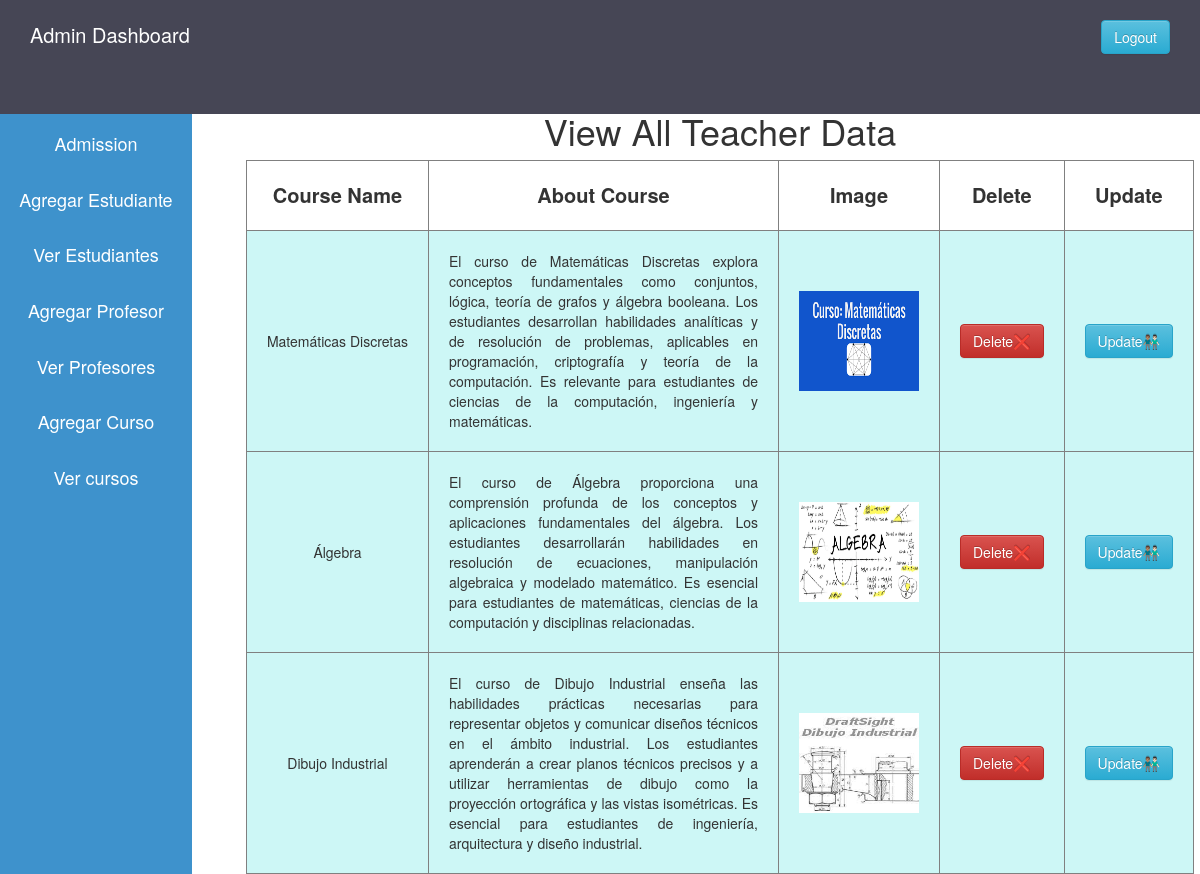
The page /admin_view_course.php (signed in) on the database its author committed.
### tables this page shows
CREATE TABLE `course` (
  `id` int(20) NOT NULL,
  `name` varchar(255) DEFAULT NULL,
  `description` varchar(500) DEFAULT NULL,
  `image` varchar(255) DEFAULT NULL
);

### admin_view_course.php (the view, shortened to what this page needs)
<?php
  $host="localhost";
  $user="root";
  $password="";
  $db="schoolproject";
  $data=mysqli_connect($host,$user,$password,$db);
  $sql="SELECT * FROM course";
  $result=mysqli_query($data,$sql);
?>
<!DOCTYPE html>
<html lang="en">
<head>
  <?php
    include 'admin_css.php';
  ?>
</head>
<body>
  <?php
    include 'admin_sidebar.php';
  ?>
  <div class="content">
    <center><br>
    <h1>View All Teacher Data</h1>
    <table border="1px">
        <tr>
          <th class="table_th" style="text-align: center;">Course Name</th>
          <th class="table_th" style="text-align: center;">About Course</th>
          <th class="table_th" style="text-align: center;">Image</th>
          <th class="table_th" style="text-align: center;">Delete</th>
          <th class="table_th" style="text-align: center;">Update</th>
        </tr>
        <?php
        while($info=$result->fetch_assoc()){
        ?>
        <tr>
            <td class="table_td" style="text-align: center;">
              <?php echo "{$info['name']}"?>
            </td>
            <td class="table_td" style="text-align: justify; width:350px;">
              <?php echo "{$info['description']}"?>
            </td>
            <td class="table_td">
              <img  height="100px" width="120px" src=" <?php echo "{$info['image']}"?>">
            </td>
            <td class="table_td">
              <?php
              echo "
              <a onClick=\"javascript:return confirm('Are you sure you want to delete this course?');\" class='btn btn-danger' href='admin_view_course.php?course_id={$info['id']}'>Delete❌</a>"
              ?>
            </td>
            <td class="table_td">
              <?php
              echo "
              <a href='admin_update_course.php?course_id={$info['id']}' class='btn btn-info'>Update👨🏽‍🤝‍👨🏻</a>";
              ?>
            </td>
        </tr>
        <?php
        }
        ?>
    </table>
    </center>
  </div>
</body>
</html>

### admin.css (style rules this page uses)
* { margin: 0px; padding: 0px; }
.content { margin-left: 20%; margin-top: 5.9%; }

### admin_view_course.php (style rules this page uses)
.table_th { padding:20px; font-size: 20px; }
.table_td { padding: 20px; background-color:#CDF7F6; }

### rows shown on the page
course: name "Matemáticas Discretas", description "El curso de Matemáticas Discretas explora conceptos fundamentales como conjuntos, lógica, teoría de grafos y álgebra booleana. Los estudiantes desarrollan habilidades analíticas y de resolución de problemas, aplicables en programación, criptografía y teoría de la computación. Es relevante para estudiantes de ciencias de la computación, ingeniería y matemáticas.", image (picture)
course: name "Álgebra", description "El curso de Álgebra proporciona una comprensión profunda de los conceptos y aplicaciones fundamentales del álgebra. Los estudiantes desarrollarán habilidades en resolución de ecuaciones, manipulación algebraica y modelado matemático. Es esencial para estudiantes de matemáticas, ciencias de la computación y disciplinas relacionadas.", image (picture)
course: name "Dibujo Industrial", description "El curso de Dibujo Industrial enseña las habilidades prácticas necesarias para representar objetos y comunicar diseños técnicos en el ámbito industrial. Los estudiantes aprenderán a crear planos técnicos precisos y a utilizar herramientas de dibujo como la proyección ortográfica y las vistas isométricas. Es esencial para estudiantes de ingeniería, arquitectura y diseño industrial.", image (picture)
